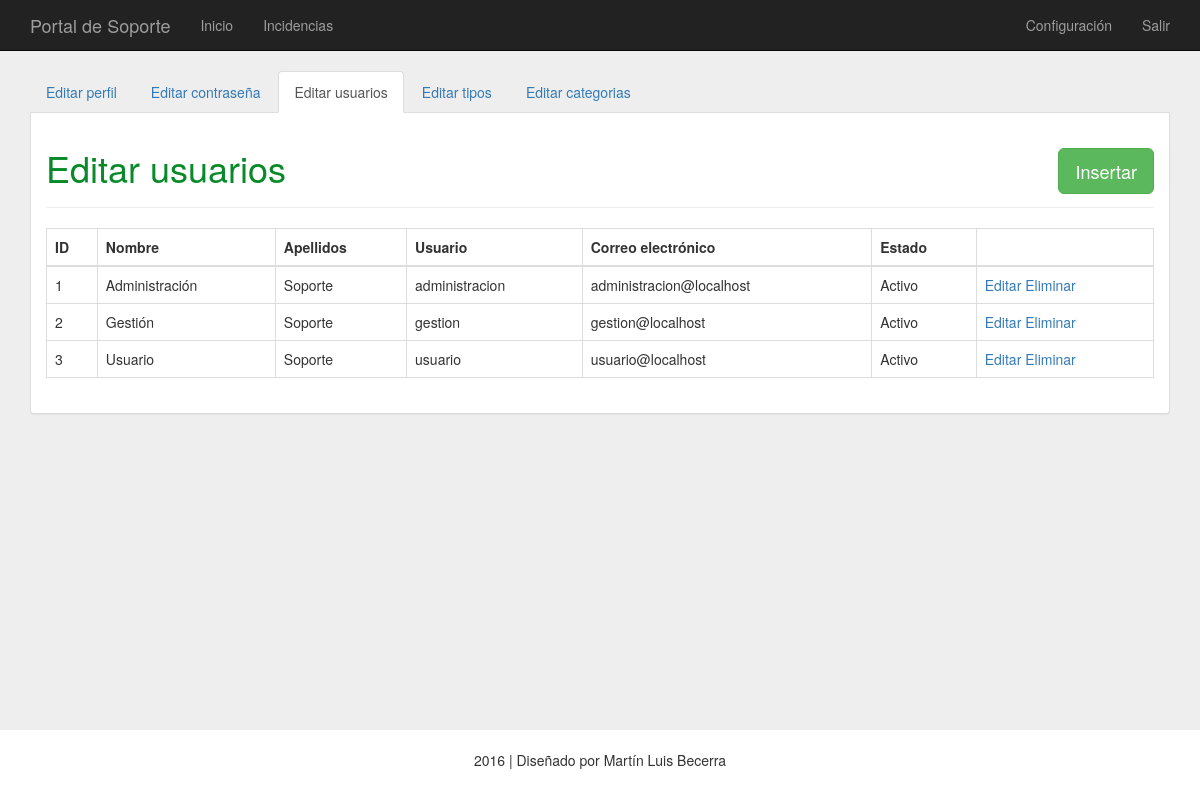
The app's page /proyecto/configuracion/index.php?opcion=usuarios (signed in) with its own data.
### tables this page shows
CREATE TABLE `opciones` (
  `id` int(11) NOT NULL,
  `opcion` varchar(255) NOT NULL,
  `titulo` varchar(255) NOT NULL,
  `menu` int(11) NOT NULL,
  PRIMARY KEY (`id`,`opcion`),
  CONSTRAINT `idSeccion` FOREIGN KEY (`id`) REFERENCES `secciones` (`id`)
);

CREATE TABLE `usuarios` (
  `id` int(11) NOT NULL AUTO_INCREMENT,
  `usuario` varchar(255) NOT NULL,
  `contrasena` varchar(255) NOT NULL,
  `nombre` varchar(255) NOT NULL,
  `apellidos` varchar(255) NOT NULL,
  `correoelectronico` mediumtext NOT NULL,
  `estado` int(11) NOT NULL,
  PRIMARY KEY (`id`,`usuario`),
  UNIQUE KEY `usuario` (`usuario`)
);

### proyecto/conf/seccion.php (called while the page is built, shortened)
<?php
	$seccion = basename(parse_url(getcwd(), PHP_URL_PATH));
	$sql = "SELECT * FROM secciones WHERE seccion=:seccion";
	$resultado = $conn->prepare($sql);
	$resultado->bindValue(':seccion', $seccion);
	$resultado->execute();
	$registro = $resultado->fetch();
	if ($registro) {
		$id = $registro['id'];
		if(isset($_GET['opcion'])){
			$sql = "SELECT * FROM opciones WHERE id=:id and opcion=:opcion";
			$resultado = $conn->prepare($sql);
			$resultado->bindValue(':id', $id);
			$resultado->bindValue(':opcion', $_GET['opcion']);
			$resultado->execute();
			$registro = $resultado->fetch();
			if ($registro) {
				$titulo_principal = $registro['titulo'];
				$contenido = $registro['opcion'];
			}
		}
	}
?>

### proyecto/conf/permiso.php (called while the page is built, shortened)
<?php
	if(isset($_SESSION['id'])){
		$id = $_SESSION['id'];
		$sql = "SELECT * FROM permisos WHERE id=:id";
		$resultado = $conn->prepare($sql);
		$resultado->bindValue(':id', $id);
		$resultado->execute();
		$registro = $resultado->fetch();
		if ($registro) {
			$editar = $registro['editar'];
			$eliminar = $registro['editar'];
			$configurar = $registro['configurar'];
		}
	}
?>

### proyecto/configuracion/bd/usuarios.php (called while the page is built, shortened)
<?php
	require('../conf/conexion.php');
	$sql = "SELECT * FROM usuarios";
	$resultado = $conn->prepare($sql);
	$resultado->execute();
?>

### proyecto/configuracion/mod/usuarios.php (the view, shortened to what this page needs)
<?php if($configurar == 1): ?>
	<div class="container">
		<div class="panel panel-default configuracion">
			<div class="panel-body">
				<div class="titulo">
					<h1><?php echo $titulo_principal ?></h1>
					<a href="index.php?opcion=insertarUsuario" class="btn btn-lg btn-success insertar" role="button">Insertar</a>
				</div>
				<div class="table-responsive">
					<table class="table table-bordered">
						<thead>
						<tr>
							<th>ID</th>
							<th>Nombre</th>
							<th>Apellidos</th>
							<th>Usuario</th>
							<th>Correo electrónico</th>
							<th>Estado</th>
							<th></th>
						</tr>
						</thead>
						<tbody>
						<?php while ($registro = $resultado->fetch()): ?>
						<tr>
						<td><?php echo $registro['id']; ?></td>
						<td><?php echo $registro['nombre']; ?></td>
						<td><?php echo $registro['apellidos']; ?></td>
						<td><?php echo $registro['usuario']; ?></td>
						<td><?php echo $registro['correoelectronico']; ?></td>
						<td><?php if($registro['estado'] == 1) { echo "Activo"; } else { echo "Inactivo"; }; ?></td>
						<td><?php if($editar == 1 or $configurar == 1) { echo '<a href="index.php?opcion=editarUsuario&id=' .$registro['id']. '">Editar</a> ';} ?> <?php if($eliminar == 1 or $configurar == 1) { echo '<a href="#" data-toggle="modal" data-target="#eliminarModalUsuario" onClick="eliminarModalUsuario('.$registro['id'].')">Eliminar</a>'; } ?></td>
						</tr>
						<?php endwhile; ?>
						</tbody>
					</table>
				</div>
			</div>
		</div>
	</div>
<?php else: header('location: error.php');  endif; ?>

### proyecto/configuracion/index.php (shortened to what this page needs)
<?php
	include('../conf/seccion.php');
	include('../conf/permiso.php');
?>
<!DOCTYPE html>
<html lang="es">
	<head>
    <?php include('../mod/css.php'); ?>
	</head>
	<body>
	<?php
		include('../mod/menu.php');
		include('mod/submenu.php');
		if($contenido != ""){
			include('bd/'.$contenido.'.php');
			include('mod/'.$contenido.'.php');
		} else {
			header('location: error.php');
		}
		include('../mod/pie.php');
	?>
  </body>
</html>

### proyecto/mod/css.php
   <link href="/proyecto/css/bootstrap/bootstrap.min.css" rel="stylesheet" media="screen" />
   <link href="/proyecto/css/general.css" rel="stylesheet">
<?php
	if (isset($seccion)){
		echo '<link href="/proyecto/css/'.$seccion.'.css" rel="stylesheet">';
	}
?>

### proyecto/mod/menu.php (shortened to what this page needs)
<header>
	<nav class="navbar navbar-inverse navbar-static-top">
	  <div class="container">
		<div class="navbar-header">
		  <a class="navbar-brand" href="/proyecto">Portal de Soporte</a>
		</div>
		<div id="navbar" class="navbar-collapse collapse">
		  <ul class="nav navbar-nav">
			<li><a href="/proyecto">Inicio</a></li>
			<li><a href="/proyecto/incidencias">Incidencias</a></li>
		  </ul>
		  <ul class="nav navbar-nav navbar-right">
			<li><a href="/proyecto/configuracion">Configuración</a></li>
			<li><a href="/proyecto/acceso/index.php?opcion=salir">Salir</a></li>
		  </ul>
		</div>
	  </div>
	</nav>
</header>

### proyecto/configuracion/mod/submenu.php
<div class="container">
	<ul class="nav nav-tabs">
	  <li role="presentation" class="<?php if($contenido == 'perfil') { echo "active"; } else { echo ""; } ?>">
		<a href="index.php?opcion=perfil">Editar perfil</a>
	  </li>
	  <li role="presentation" class="<?php if($contenido == 'contrasena') { echo "active"; } ?>">
		<a href="index.php?opcion=contrasena">Editar contraseña</a>
	  </li>
	  <?php if($configurar == 1) {
				if($contenido == 'usuarios' or ($contenido == 'insertarUsuario' or $contenido == 'editarUsuario')){
					echo '<li role="presentation" class="active"><a href="index.php?opcion=usuarios">Editar usuarios</a></li>';
				} else {
					echo '<li role="presentation"><a href="index.php?opcion=usuarios">Editar usuarios</a></li>';
				}
				if($contenido == 'tipos' or ($contenido == 'insertarTipo' or $contenido == 'editarTipo')) {
					echo '<li role="presentation" class="active"><a href="index.php?opcion=tipos">Editar tipos</a></li>';
				} else {
					echo '<li role="presentation"><a href="index.php?opcion=tipos">Editar tipos</a></li>';
				}
				if($contenido == 'categorias' or ($contenido == 'insertarCategoria' or $contenido == 'editarCategoria')) {
					echo '<li role="presentation" class="active"><a href="index.php?opcion=categorias">Editar categorias</a></li>';
				} else {
					echo '<li role="presentation"><a href="index.php?opcion=categorias">Editar categorias</a></li>';
				}
			}
	  ?>
	</ul>
</div>

### proyecto/mod/pie.php
<footer class="footer">
	<div class="container">
		<p>2016 | Diseñado por Martín Luis Becerra</p>
	</div>
</footer>

### proyecto/css/general.css (style rules this page uses)
html { position: relative; min-height: 100%; }
body { background-color: #EEEEEE; margin-bottom: 60px; }
.titulo { color: #088A29; margin-bottom: 20px; padding-bottom: 9px; border-bottom: 1px solid #EEEEEE; }
.configuracion { border: 1px solid #ddd; border-top: 0px; border-radius: 0px 0px 4px 4px; }
.panel { margin-bottom: 5%; }
.footer { background-color: #FFFFFF; text-align: center; position: absolute; bottom: 0; width: 100%; height: 40 px; line-height: 60px; }

### proyecto/css/configuracion.css (style rules this page uses)
.insertar { float: right; margin-top: -50px; }

### records on screen
opciones: titulo "Editar usuarios"
usuarios: id "1", nombre "Administración", apellidos "Soporte", usuario "administracion", correoelectronico "administracion@localhost", estado "Activo"
usuarios: id "2", nombre "Gestión", apellidos "Soporte", usuario "gestion", correoelectronico "gestion@localhost", estado "Activo"
usuarios: id "3", nombre "Usuario", apellidos "Soporte", usuario "usuario", correoelectronico "usuario@localhost", estado "Activo"
